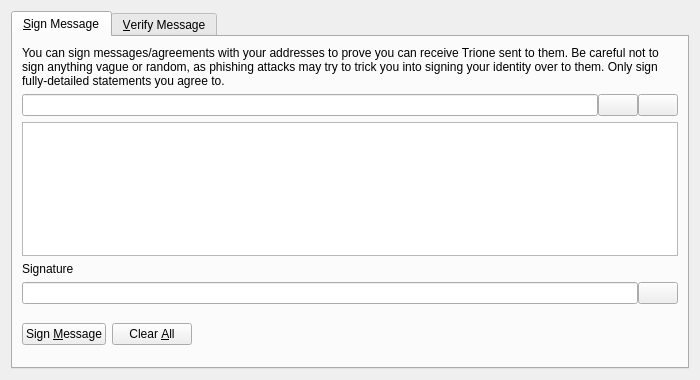
<?xml version="1.0" encoding="UTF-8"?>
<ui version="4.0">
 <class>SignVerifyMessageDialog</class>
 <widget class="QDialog" name="SignVerifyMessageDialog">
  <property name="geometry">
   <rect>
    <x>0</x>
    <y>0</y>
    <width>700</width>
    <height>380</height>
   </rect>
  </property>
  <property name="windowTitle">
   <string>Signatures - Sign / Verify a Message</string>
  </property>
  <property name="modal">
   <bool>true</bool>
  </property>
  <layout class="QVBoxLayout" name="verticalLayout">
   <item>
    <widget class="QTabWidget" name="tabWidget">
     <property name="currentIndex">
      <number>0</number>
     </property>
     <widget class="QWidget" name="tabSignMessage">
      <attribute name="title">
       <string>&amp;Sign Message</string>
      </attribute>
      <layout class="QVBoxLayout" name="verticalLayout_SM">
       <item>
        <widget class="QLabel" name="infoLabel_SM">
         <property name="text">
          <string>You can sign messages/agreements with your addresses to prove you can receive Trione sent to them. Be careful not to sign anything vague or random, as phishing attacks may try to trick you into signing your identity over to them. Only sign fully-detailed statements you agree to.</string>
         </property>
         <property name="textFormat">
          <enum>Qt::PlainText</enum>
         </property>
         <property name="wordWrap">
          <bool>true</bool>
         </property>
        </widget>
       </item>
       <item>
        <layout class="QHBoxLayout" name="horizontalLayout_1_SM">
         <property name="spacing">
          <number>0</number>
         </property>
         <item>
          <widget class="QValidatedLineEdit" name="addressIn_SM">
           <property name="toolTip">
            <string>The Trione address to sign the message with</string>
           </property>
          </widget>
         </item>
         <item>
          <widget class="QPushButton" name="addressBookButton_SM">
           <property name="toolTip">
            <string>Choose previously used address</string>
           </property>
           <property name="text">
            <string/>
           </property>
           <property name="shortcut">
            <string>Alt+A</string>
           </property>
           <property name="autoDefault">
            <bool>false</bool>
           </property>
          </widget>
         </item>
         <item>
          <widget class="QPushButton" name="pasteButton_SM">
           <property name="toolTip">
            <string>Paste address from clipboard</string>
           </property>
           <property name="text">
            <string/>
           </property>
           <property name="shortcut">
            <string>Alt+P</string>
           </property>
           <property name="autoDefault">
            <bool>false</bool>
           </property>
          </widget>
         </item>
        </layout>
       </item>
       <item>
        <widget class="QPlainTextEdit" name="messageIn_SM">
         <property name="toolTip">
          <string>Enter the message you want to sign here</string>
         </property>
        </widget>
       </item>
       <item>
        <widget class="QLabel" name="signatureLabel_SM">
         <property name="text">
          <string>Signature</string>
         </property>
         <property name="textFormat">
          <enum>Qt::PlainText</enum>
         </property>
        </widget>
       </item>
       <item>
        <layout class="QHBoxLayout" name="horizontalLayout_2_SM">
         <property name="spacing">
          <number>0</number>
         </property>
         <item>
          <widget class="QLineEdit" name="signatureOut_SM">
           <property name="font">
            <font>
             <italic>true</italic>
            </font>
           </property>
           <property name="readOnly">
            <bool>true</bool>
           </property>
          </widget>
         </item>
         <item>
          <widget class="QPushButton" name="copySignatureButton_SM">
           <property name="toolTip">
            <string>Copy the current signature to the system clipboard</string>
           </property>
           <property name="text">
            <string/>
           </property>
           <property name="autoDefault">
            <bool>false</bool>
           </property>
          </widget>
         </item>
        </layout>
       </item>
       <item>
        <layout class="QHBoxLayout" name="horizontalLayout_3_SM">
         <item>
          <widget class="QPushButton" name="signMessageButton_SM">
           <property name="toolTip">
            <string>Sign the message to prove you own this Trione address</string>
           </property>
           <property name="text">
            <string>Sign &amp;Message</string>
           </property>
           <property name="autoDefault">
            <bool>false</bool>
           </property>
          </widget>
         </item>
         <item>
          <widget class="QPushButton" name="clearButton_SM">
           <property name="toolTip">
            <string>Reset all sign message fields</string>
           </property>
           <property name="text">
            <string>Clear &amp;All</string>
           </property>
           <property name="autoDefault">
            <bool>false</bool>
           </property>
          </widget>
         </item>
         <item>
          <spacer name="horizontalSpacer_1_SM">
           <property name="orientation">
            <enum>Qt::Horizontal</enum>
           </property>
           <property name="sizeHint" stdset="0">
            <size>
             <width>40</width>
             <height>48</height>
            </size>
           </property>
          </spacer>
         </item>
         <item>
          <widget class="QLabel" name="statusLabel_SM">
           <property name="font">
            <font>
             <weight>75</weight>
             <bold>true</bold>
            </font>
           </property>
           <property name="text">
            <string/>
           </property>
           <property name="wordWrap">
            <bool>true</bool>
           </property>
          </widget>
         </item>
         <item>
          <spacer name="horizontalSpacer_2_SM">
           <property name="orientation">
            <enum>Qt::Horizontal</enum>
           </property>
           <property name="sizeHint" stdset="0">
            <size>
             <width>40</width>
             <height>48</height>
            </size>
           </property>
          </spacer>
         </item>
        </layout>
       </item>
      </layout>
     </widget>
     <widget class="QWidget" name="tabVerifyMessage">
      <attribute name="title">
       <string>&amp;Verify Message</string>
      </attribute>
      <layout class="QVBoxLayout" name="verticalLayout_VM">
       <item>
        <widget class="QLabel" name="infoLabel_VM">
         <property name="text">
          <string>Enter the receiver's address, message (ensure you copy line breaks, spaces, tabs, etc. exactly) and signature below to verify the message. Be careful not to read more into the signature than what is in the signed message itself, to avoid being tricked by a man-in-the-middle attack. Note that this only proves the signing party receives with the address, it cannot prove sendership of any transaction!</string>
         </property>
         <property name="textFormat">
          <enum>Qt::PlainText</enum>
         </property>
         <property name="alignment">
          <set>Qt::AlignLeading|Qt::AlignLeft|Qt::AlignTop</set>
         </property>
         <property name="wordWrap">
          <bool>true</bool>
         </property>
        </widget>
       </item>
       <item>
        <layout class="QHBoxLayout" name="horizontalLayout_1_VM">
         <property name="spacing">
          <number>0</number>
         </property>
         <item>
          <widget class="QValidatedLineEdit" name="addressIn_VM">
           <property name="toolTip">
            <string>The Trione address the message was signed with</string>
           </property>
          </widget>
         </item>
         <item>
          <widget class="QPushButton" name="addressBookButton_VM">
           <property name="toolTip">
            <string>Choose previously used address</string>
           </property>
           <property name="text">
            <string/>
           </property>
           <property name="shortcut">
            <string>Alt+A</string>
           </property>
           <property name="autoDefault">
            <bool>false</bool>
           </property>
          </widget>
         </item>
        </layout>
       </item>
       <item>
        <widget class="QPlainTextEdit" name="messageIn_VM"/>
       </item>
       <item>
        <widget class="QValidatedLineEdit" name="signatureIn_VM"/>
       </item>
       <item>
        <layout class="QHBoxLayout" name="horizontalLayout_2_VM">
         <item>
          <widget class="QPushButton" name="verifyMessageButton_VM">
           <property name="toolTip">
            <string>Verify the message to ensure it was signed with the specified Trione address</string>
           </property>
           <property name="text">
            <string>Verify &amp;Message</string>
           </property>
           <property name="autoDefault">
            <bool>false</bool>
           </property>
          </widget>
         </item>
         <item>
          <widget class="QPushButton" name="clearButton_VM">
           <property name="toolTip">
            <string>Reset all verify message fields</string>
           </property>
           <property name="text">
            <string>Clear &amp;All</string>
           </property>
           <property name="autoDefault">
            <bool>false</bool>
           </property>
          </widget>
         </item>
         <item>
          <spacer name="horizontalSpacer_1_VM">
           <property name="orientation">
            <enum>Qt::Horizontal</enum>
           </property>
           <property name="sizeHint" stdset="0">
            <size>
             <width>40</width>
             <height>48</height>
            </size>
           </property>
          </spacer>
         </item>
         <item>
          <widget class="QLabel" name="statusLabel_VM">
           <property name="font">
            <font>
             <weight>75</weight>
             <bold>true</bold>
            </font>
           </property>
           <property name="text">
            <string/>
           </property>
           <property name="wordWrap">
            <bool>true</bool>
           </property>
          </widget>
         </item>
         <item>
          <spacer name="horizontalSpacer_2_VM">
           <property name="orientation">
            <enum>Qt::Horizontal</enum>
           </property>
           <property name="sizeHint" stdset="0">
            <size>
             <width>40</width>
             <height>48</height>
            </size>
           </property>
          </spacer>
         </item>
        </layout>
       </item>
      </layout>
     </widget>
    </widget>
   </item>
  </layout>
 </widget>
 <customwidgets>
  <customwidget>
   <class>QValidatedLineEdit</class>
   <extends>QLineEdit</extends>
   <header>qvalidatedlineedit.h</header>
  </customwidget>
 </customwidgets>
 <resources>
  <include location="../trione.qrc"/>
 </resources>
 <connections/>
</ui>
